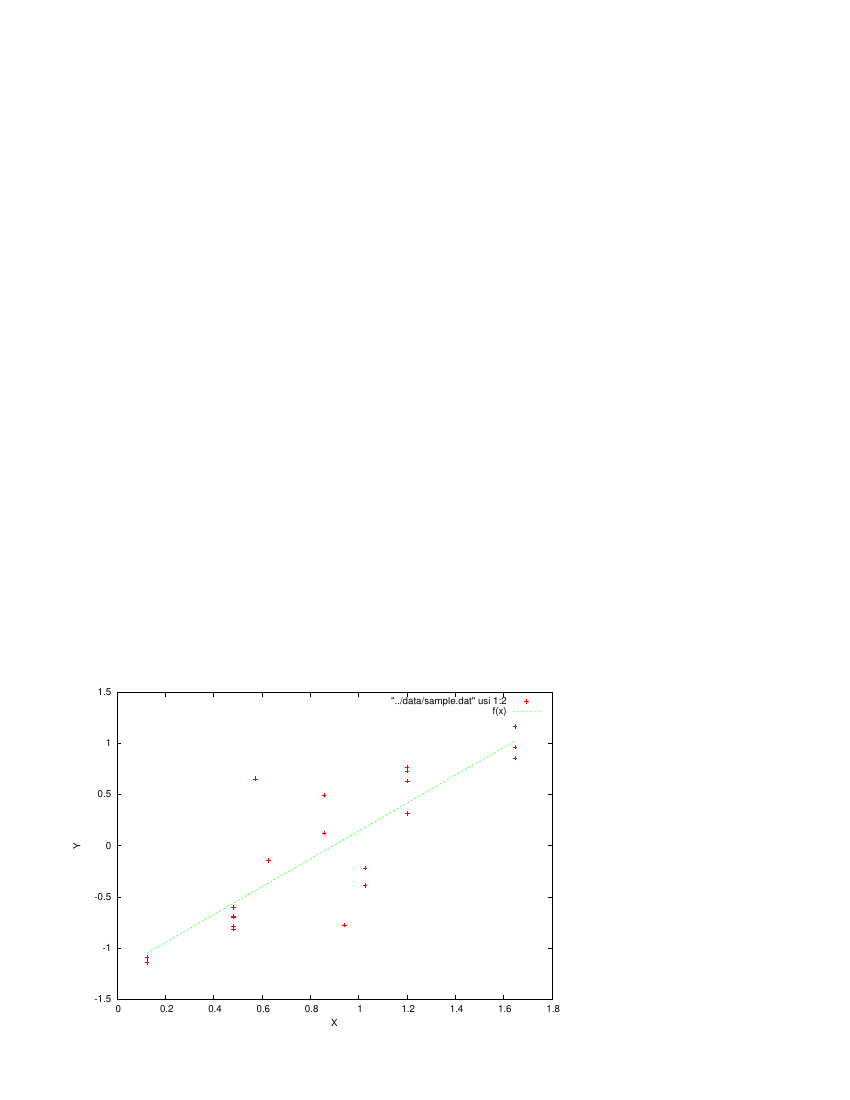

Reproduce this figure in gnuplot.
plot "../data/sample.dat" usi 1:2
f(x) = a * x + b 
a = 1 
b = -1
fit f(x) "../data/sample.dat" usi 1:2 via a,b
set xlabel "X"
set ylabel "Y"
set term postscript eps color enhanced
set output "out_woerr/fit_gnu.ps"
plot "../data/sample.dat" usi 1:2, f(x)
set term x11
exit
